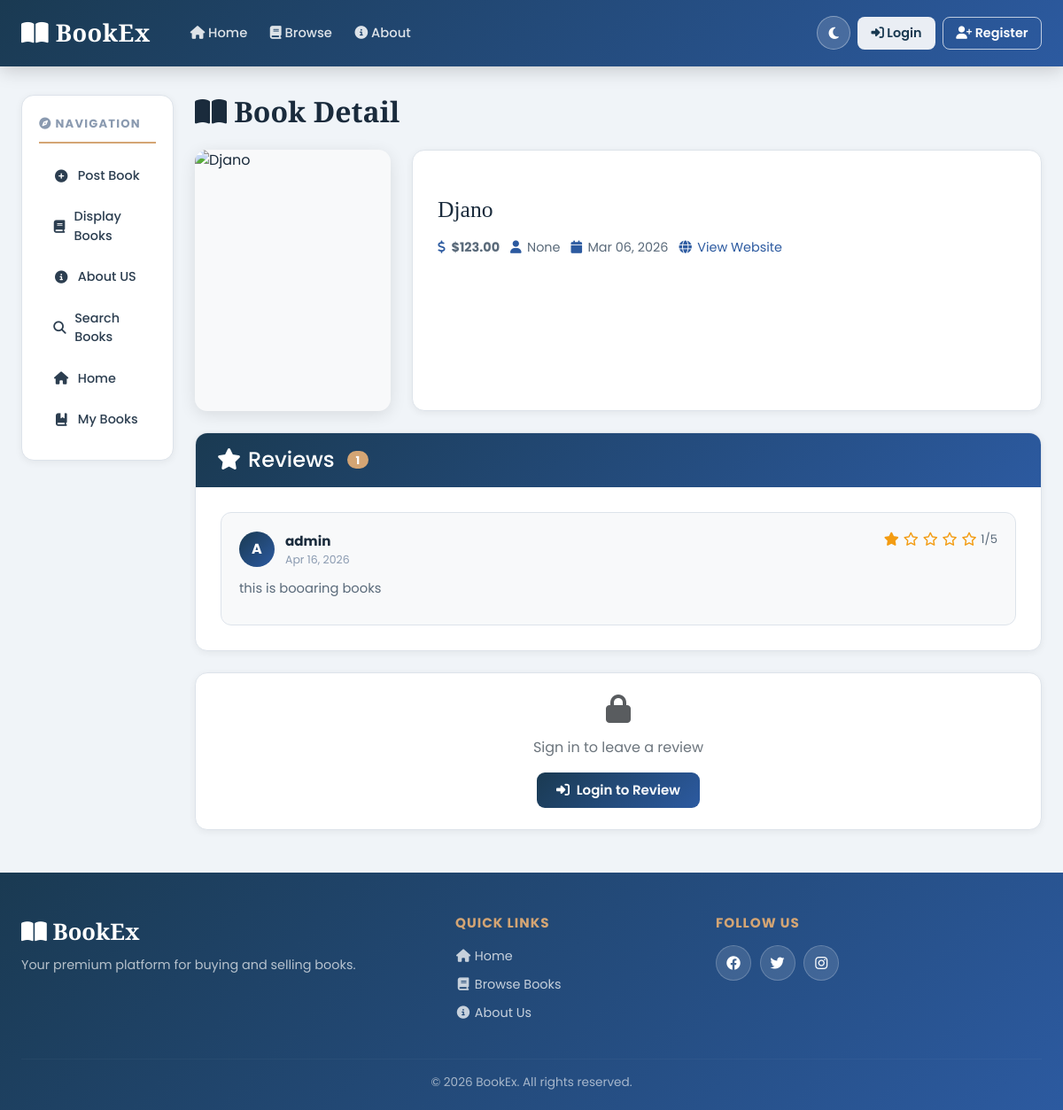
Page /book_detail/1 on the committed database.
### bookMng/models.py (models this page shows, shortened)
class MainMenu(models.Model):
    item = models.CharField(max_length=300, unique=True)
    link = models.CharField(max_length=300, unique=True)

class Book(models.Model):
    name = models.CharField(max_length=200)
    web = models.URLField(max_length=300)
    price = models.DecimalField(decimal_places=2, max_digits=8)
    publishdate = models.DateField(auto_now=True)
    picture = models.FileField(upload_to='bookEx/static/uploads')
    pic_path = models.CharField(max_length=300, editable=False, blank=True)
    username = models.ForeignKey(User, blank=True, null=True, on_delete=models.CASCADE)

class BookReview(models.Model):
    book = models.ForeignKey(Book, on_delete=models.CASCADE, related_name="reviews")
    user = models.ForeignKey(
        settings.AUTH_USER_MODEL,
        on_delete=models.CASCADE,
        related_name="book_reviews",
    )
    rating = models.PositiveSmallIntegerField(
        validators=[MinValueValidator(1), MaxValueValidator(5)]
    )
    comment = models.TextField()
    created_at = models.DateTimeField(auto_now_add=True)
    updated_at = models.DateTimeField(auto_now=True)
    class Meta:
        ordering = ["-created_at"]
        constraints = [
            models.UniqueConstraint(
                fields=["book", "user"],
                name="unique_review_per_user_per_book",
            )
        ]

### bookMng/views.py (the view)
# urls.py: path('book_detail/<int:book_id>', views.book_detail, name='book_detail'),
def book_detail(request, book_id):
    book = get_object_or_404(Book, id=book_id)
    book.pic_path = book.picture.url[14:]
    reviews = BookReview.objects.filter(book=book).order_by("-created_at")
    if request.user.is_authenticated:
        user_review = BookReview.objects.filter(book=book, user=request.user).first()
    else:
        user_review = None
    form = BookReviewForm(instance=user_review)
    return render(request,
                  'bookMng/book_detail.html',
                  {
                      'item_list': MainMenu.objects.all(),
                      'book': book,
                      'reviews': reviews,
                      'user_review': user_review,
                      'form': form,
                  })

### bookEx/templates/bookMng/book_detail.html (shortened to what this page needs)
{% extends "base.html" %}
{% load static %}
{% block sidenav %}{% include "bookMng/_sidenav.html" %}{% endblock sidenav %}
{% block content %}
<h1><i class="fas fa-book-open"></i> Book Detail</h1>
<div class="row g-4 mb-4">
   <div class="col-md-3 col-sm-4">
      <div class="book-cover-wrap">
         <img src="{% static book.pic_path %}" alt="{{ book.name }}" class="book-cover-img">
      </div>
   </div>
   <div class="col-md-9 col-sm-8">
      <div class="card h-100">
         <div class="card-body">
            <h2 class="book-title">{{ book.name }}</h2>
            <div class="book-meta">
               <span class="meta-item"><i class="fas fa-dollar-sign"></i> <strong>${{ book.price }}</strong></span>
               <span class="meta-item"><i class="fas fa-user"></i> {{ book.username }}</span>
               <span class="meta-item"><i class="fas fa-calendar"></i> {{ book.publishdate|date:"M d, Y" }}</span>
               {% if book.web %}
               <span class="meta-item">
                  <i class="fas fa-globe"></i>
                  <a href="{{ book.web }}" target="_blank" rel="noopener">View Website</a>
               </span>
               {% endif %}
            </div>
         </div>
      </div>
   </div>
</div>
<div class="card mb-4">
   <div class="card-header">
      <h4 class="mb-0"><i class="fas fa-star me-2"></i>Reviews
         {% if reviews %}<span class="review-count">{{ reviews|length }}</span>{% endif %}
      </h4>
   </div>
   <div class="card-body">
      {% if reviews %}
      <div class="reviews-list">
         {% for review in reviews %}
         <div class="review-card {% if user.is_authenticated and user == review.user %}own-review{% endif %}">
            <div class="review-header">
               <div class="reviewer-info">
                  <div class="reviewer-avatar">{{ review.user.username|slice:":1"|upper }}</div>
                  <div>
                     <strong class="reviewer-name">{{ review.user.username }}</strong>
                     <div class="review-date">{{ review.created_at|date:"M d, Y" }}</div>
                  </div>
               </div>
               <div class="review-rating">
                  {% with review.rating as r %}
                  {% for i in "12345" %}
                  {% if forloop.counter <= r %} <i class="fas fa-star"></i>
                     {% else %}
                     <i class="far fa-star"></i>
                     {% endif %}
                     {% endfor %}
                     {% endwith %}
                     <span class="rating-num">{{ review.rating }}/5</span>
               </div>
            </div>
            <p class="review-comment">{{ review.comment }}</p>
         </div>
         {% endfor %}
      </div>
      {% else %}
      <div class="text-center py-4 text-secondary">
         <i class="fas fa-star fa-2x mb-2 d-block text-muted"></i>
         No reviews yet. Be the first to leave one!
      </div>
      {% endif %}
   </div>
</div>
{% if user.is_authenticated %}
<div class="card">
   <div class="card-header">
      <h4 class="mb-0">
         <i class="fas fa-pen me-2"></i>
         {% if user_review %}Edit Your Review{% else %}Write a Review{% endif %}
      </h4>
   </div>
   <div class="card-body">
      <form action="{% url 'submit_review' book.id %}" method="post">
         {% csrf_token %}
         {% for field in form %}
         <div class="mb-3">
            <label for="{{ field.id_for_label }}" class="form-label">{{ field.label }}</label>
            {{ field }}
            {% if field.errors %}
            <div class="text-danger small mt-1">
               {% for e in field.errors %}{{ e }}{% endfor %}
            </div>
            {% endif %}
         </div>
         {% endfor %}
         <button type="submit" class="btn btn-primary">
            <i class="fas fa-paper-plane me-1"></i>
            {% if user_review %}Update Review{% else %}Submit Review{% endif %}
         </button>
      </form>
   </div>
</div>
{% else %}
<div class="card">
   <div class="card-body text-center py-4">
      <i class="fas fa-lock fa-2x mb-3 text-muted d-block"></i>
      <p class="mb-3 text-secondary">Sign in to leave a review</p>
      <a href="{% url 'login' %}?next={{ request.path }}" class="btn btn-primary">
         <i class="fas fa-sign-in-alt me-1"></i> Login to Review
      </a>
   </div>
</div>
{% endif %}
{% endblock content %}

### bookEx/templates/bookMng/_sidenav.html
{% for item in item_list %}
<li class="nav-item">
    <a class="nav-link sidebar-link" href="{{ item.link }}">
        {% if item.link == "/" %}
        <i class="fas fa-home"></i>
        {% elif item.link == "/postbook" %}
        <i class="fas fa-plus-circle"></i>
        {% elif item.link == "/displaybooks" %}
        <i class="fas fa-book"></i>
        {% elif "aboutus" in item.link %}
        <i class="fas fa-info-circle"></i>
        {% elif "searchbooks" in item.link %}
        <i class="fas fa-search"></i>
        {% elif item.link == "/mybooks" %}
        <i class="fas fa-book-bookmark"></i>
        {% elif "inbox" in item.link %}
        <i class="fas fa-envelope"></i>
        {% else %}
        <i class="fas fa-link"></i>
        {% endif %}
        {{ item.item }}
    </a>
</li>
{% endfor %}

### bookEx/static/main.css (style rules this page uses)
:root { --brand-gradient: linear-gradient(135deg, #1a3a52 0%, #2c5aa0 100%); --brand-dark: #1a3a52; --brand-mid: #2c5aa0; --brand-gold: #d4a574; --bg-body: #f0f4f8; --bg-surface: #ffffff; --bg-surface-2: #f8f9fa; --text-primary: #1a2b3c; --text-secondary: #5a6a7a; --text-muted: #8a9ab0; --border-color: #dde3ea; --shadow-sm: 0 2px 8px rgba(0, 0, 0, .06); --shadow-md: 0 4px 18px rgba(0, 0, 0, .10); --shadow-lg: 0 8px 32px rgba(0, 0, 0, .14); --sidebar-bg: #ffffff; --sidebar-link: #2c3e50; --sidebar-hover: #eef2f7; --input-bg: #ffffff; --input-border: #ced4da; --input-focus: #2c5aa0; --nav-dropdown-bg: #1c3d5a; --cart-bg: var(--brand-gradient); --footer-bg: var(--brand-gradient); --footer-text: rgba(255, 255, 255, .85); }
*, *::before, *::after { box-sizing: border-box; margin: 0; padding: 0; }
html { scroll-behavior: smooth; }
body { font-family: 'Poppins', sans-serif; background-color: var(--bg-body); color: var(--text-primary); min-height: 100vh; display: flex; flex-direction: column; transition: background-color .3s ease, color .3s ease; }
.sidebar-link { color: var(--sidebar-link) !important; font-size: .9rem; font-weight: 500; padding: .65rem 1rem !important; border-radius: 9px; transition: all .25s ease; display: flex; align-items: center; gap: .6rem; }
.sidebar-link i { width: 18px; text-align: center; }
.premium-content h1 { font-family: 'Playfair Display', serif; color: var(--text-primary); font-size: 2rem; margin-bottom: 1.5rem; font-weight: 700; }
.premium-content h2 { font-family: 'Playfair Display', serif; color: var(--text-primary); font-size: 1.6rem; margin-bottom: 1rem; margin-top: 1.5rem; }
.card { background: var(--bg-surface) !important; border: 1px solid var(--border-color) !important; border-radius: 14px !important; box-shadow: var(--shadow-sm); transition: all .3s ease; overflow: hidden; }
.card-header { background: var(--brand-gradient) !important; color: #fff !important; border: none !important; font-weight: 600; padding: 1rem 1.5rem; }
.card-header h3, .card-header h4 { color: #fff !important; margin: 0; }
.card-body { padding: 1.75rem; }
.btn-primary { background: var(--brand-gradient) !important; border: none !important; border-radius: 9px !important; font-weight: 600 !important; padding: .55rem 1.4rem !important; transition: all .25s ease !important; color: #fff !important; }

### bookEx/static/message_box.css (style rules this page uses)
.btn-primary, .btn-secondary { display: inline-block; width: fit-content; padding: 10px 18px; border: none; border-radius: 8px; cursor: pointer; font-size: 15px; text-decoration: none; }
.btn-primary { background: #2563eb; color: white; }

### rows in the picture
MainMenu: link "/postbook" (drawn), item "Post Book"
MainMenu: link "/displaybooks" (drawn), item "Display Books"
MainMenu: link "/aboutus" (drawn), item "About US"
MainMenu: link "/searchbooks" (drawn), item "Search Books"
MainMenu: link "/" (drawn), item "Home"
MainMenu: link "/mybooks" (drawn), item "My Books"
Book: name "Djano", price "123.00", username "None", publishdate "Mar 06, 2026"
BookReview: user.username "A", user.username "admin", created_at "Apr 16, 2026", rating "1", comment "this is booaring books"

### other values in the picture
{{ reviews|length }} "1"
